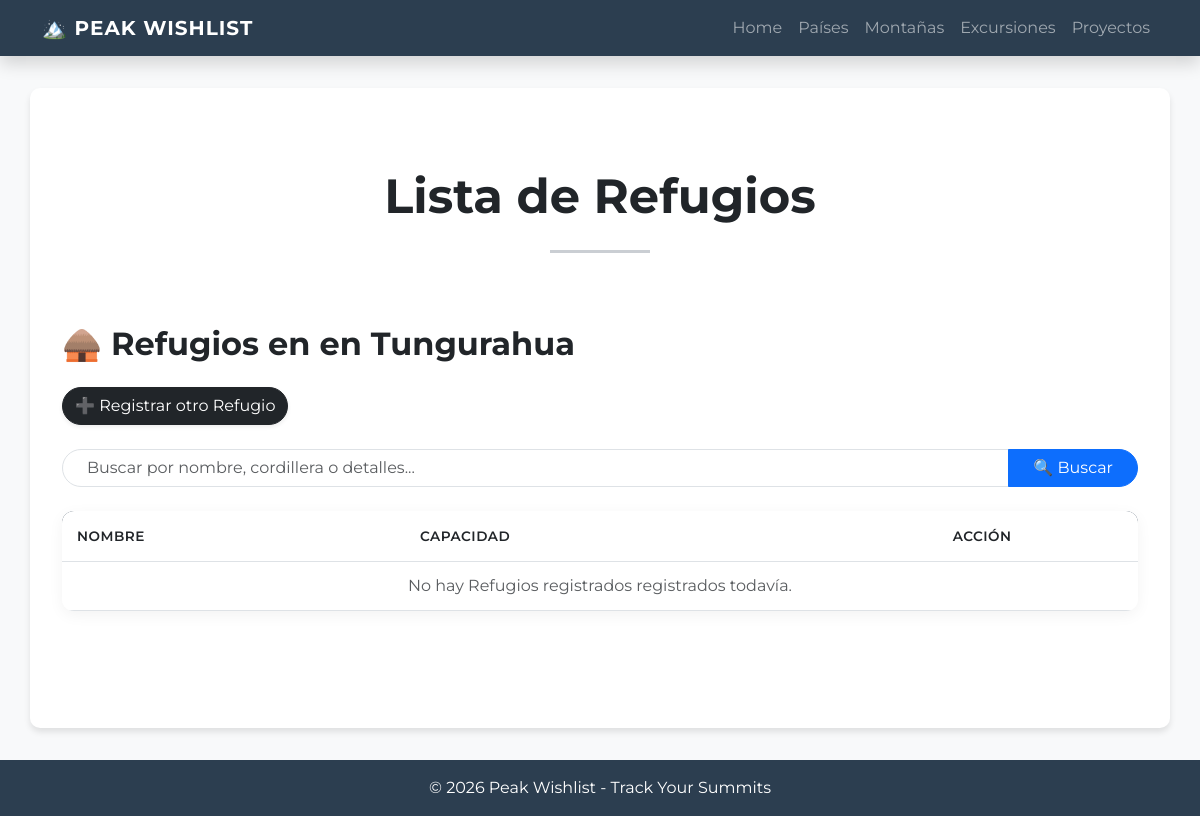
Before: /montana/refugios/17/ with the older database file.
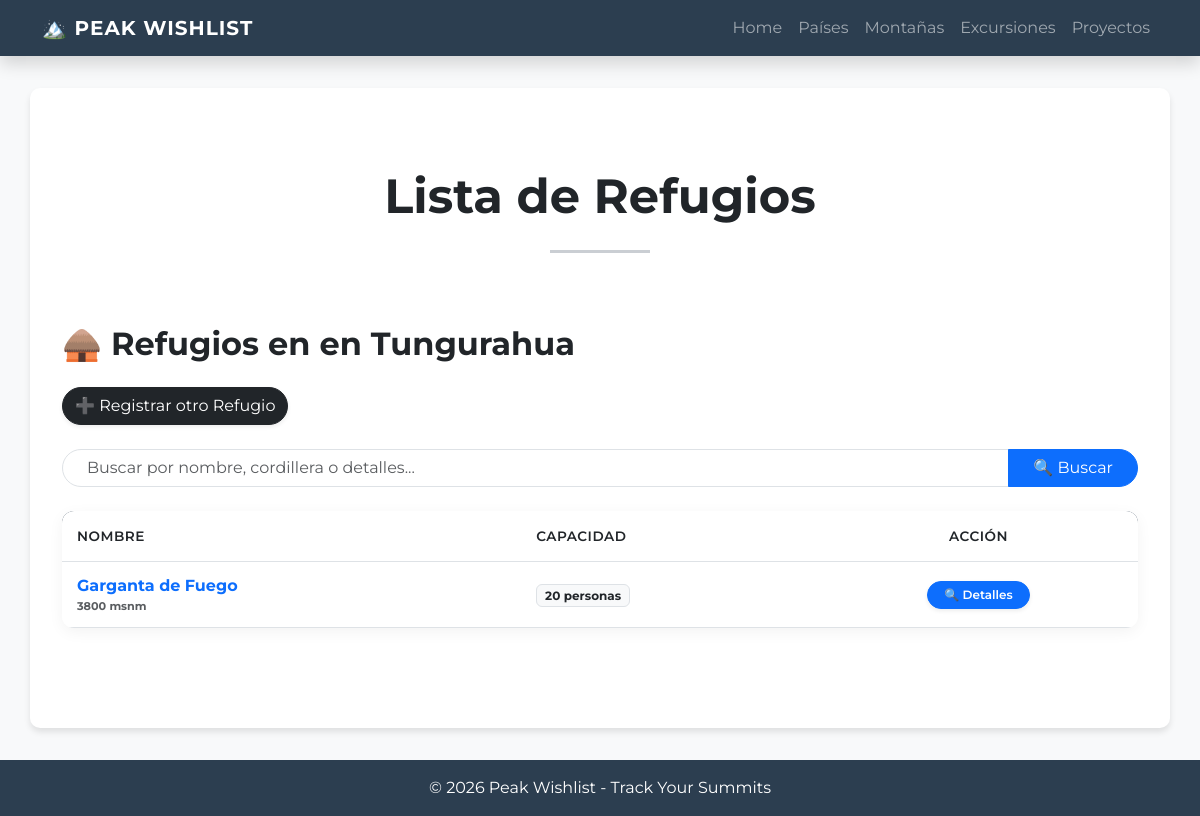
After: the same page with the newer database file.
### peak_wishlist/models.py (models this page shows, shortened)
class Refugio(models.Model):
    nombre = models.CharField(max_length= 50, null=False, blank=False)
    altitud = models.PositiveIntegerField(null=False, blank=False)
    capacidad = models.IntegerField(null=True, blank=True)
    servicios = models.TextField(max_length=250, null=True, blank=True)
    costo = MoneyField(max_digits=10, decimal_places=2, null=True, blank=True)
    telf_contacto = PhoneNumberField(null=True, blank=True)
    correo_contacto = models.EmailField(null=True, blank=True, max_length=50)
    montana = models.ForeignKey(Montana, null=False, blank= False, on_delete=models.CASCADE, verbose_name="montaña")

### peak_wishlist/views/refugio.py (the view)
class RefugioList(ListView):
    model = Refugio
    template_name = "peak_wishlist/refugios.html"
    context_object_name = "refugios"
    def get_queryset(self) -> QuerySet[Any]:
        montana_id = self.kwargs.get("montana_id")
        if montana_id:
            self.montana = get_object_or_404(Montana, id=montana_id)
            queryset = Refugio.objects.filter(montana=self.montana).order_by("nombre")
        else:
            self.montana = None
            queryset = Refugio.objects.all().order_by("nombre")
        query = self.request.GET.get("q")
        if query:
            queryset = queryset.filter(Q(nombre__icontains=query))
        return queryset
    def get_context_data(self, **kwargs: Any) -> dict[str, Any]:
        context = super().get_context_data(**kwargs)
        if self.montana:
            context["extension_titulo"] = f"en {self.montana.nombre}"
        else:
            context["extension_titulo"] = ""
        return context

### peak_wishlist/templates/peak_wishlist/refugios.html (shortened to what this page needs)
{% extends 'peak_wishlist/base.html' %}
{% block contenido %}
<div class="text-center py-5">
    <h3 class="display-5 fw-bold text-dark">Lista de Refugios</h3>
    <hr class="my-4 mx-auto" style="width: 100px; border-top: 3px solid #2c3e50;">
</div>
<h2 class="mb-4 text-dark fw-bold"> 🛖 Refugios en {{ extension_titulo }}</h2>
<div class="mb-4">
    <a href="{% url 'peak_wishlist:registrar_refugio' montana_id=view.kwargs.montana_id %}"
       class="btn btn-dark rounded-pill shadow-sm">
        ➕ Registrar otro Refugio
    </a>
</div>
{% include 'peak_wishlist/componentes/search_bar.html' %}
<div class="table-container-custom table-responsive">
    <table class="table table-custom mb-0">
        <thead>
            <tr>
               <th>Nombre</th>
               <th>Capacidad</th>
               <th class="text-center">Acción</th>
            </tr>
        </thead>
        <tbody>
            {% for refugio in refugios %}
            <tr>
                <td class="fw-bold text-primary">
                    <div class="fw-bold text-primary">{{ refugio.nombre }}</div>
                    <div class="text-muted small" style="font-size: 0.7rem;">{{ refugio.altitud }} msnm</td>
                <td>
                    <span class="badge bg-light text-dark border">
                        {{ refugio.capacidad }} personas
                    </span>
                </td>
                <td class="text-center">
                    <a href="{% url 'peak_wishlist:refugio_detail' refugio.pk %}"
                       class="btn btn-sm btn-primary rounded-pill shadow-sm px-3"
                       style="font-size: 0.75rem; font-weight: 600;">
                        🔍 Detalles
                    </a>
                </td>
            </tr>
            {% empty %}
            <tr>
                <td colspan="4" class="text-center py-4 text-muted">
                    No hay Refugios registrados registrados todavía.
                </td>
            </tr>
            {% endfor %}
        </tbody>
    </table>
</div>
{% endblock contenido %}

Changed rows visible on the page:
added Refugio: nombre "Garganta de Fuego", altitud "3800", capacidad "20"
Other visible differences:
text no longer shown: "No hay Refugios registrados registrados todavía."
